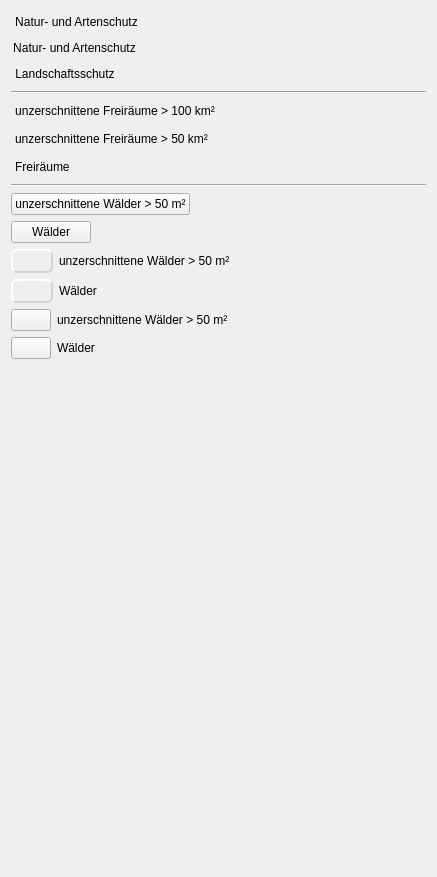
      <widget class="QWidget" name="page">
       <property name="geometry">
        <rect>
         <x>0</x>
         <y>0</y>
         <width>437</width>
         <height>877</height>
        </rect>
       </property>
       <attribute name="label">
        <string>Schutzgebiete / unzerschnittene Räume anzeigen</string>
       </attribute>
       <layout class="QVBoxLayout" name="verticalLayout_2">
        <item>
         <widget class="QPushButton" name="pushButton">
          <property name="sizePolicy">
           <sizepolicy hsizetype="Fixed" vsizetype="Fixed">
            <horstretch>0</horstretch>
            <verstretch>0</verstretch>
           </sizepolicy>
          </property>
          <property name="cursor">
           <cursorShape>PointingHandCursor</cursorShape>
          </property>
          <property name="text">
           <string>Natur- und Artenschutz</string>
          </property>
          <property name="icon">
           <iconset>
            <normaloff>../../images/iconset_mob/20190619_iconset_mob_nature_conservation_1.png</normaloff>
            <normalon>../../images/iconset_mob/20190619_iconset_mob_nature_conservation_3.png</normalon>../../images/iconset_mob/20190619_iconset_mob_nature_conservation_1.png</iconset>
          </property>
          <property name="checkable">
           <bool>true</bool>
          </property>
          <property name="flat">
           <bool>true</bool>
          </property>
         </widget>
        </item>
        <item>
         <widget class="QPushButton" name="pushButton_31">
          <property name="sizePolicy">
           <sizepolicy hsizetype="Fixed" vsizetype="Fixed">
            <horstretch>0</horstretch>
            <verstretch>0</verstretch>
           </sizepolicy>
          </property>
          <property name="cursor">
           <cursorShape>PointingHandCursor</cursorShape>
          </property>
          <property name="styleSheet">
           <string notr="true">QPushButton::flat:checked{
background-color: none;
border-style:none;
border-color: green;
border-width: 0px;
border-radius: 4px;
padding: 2px;
}
QPushButton::flat{
background-color: none;
border-style:none;
border-color: red;
border-width: 0px;
border-radius: 4px;
padding: 2px;
}</string>
          </property>
          <property name="text">
           <string>Natur- und Artenschutz</string>
          </property>
          <property name="icon">
           <iconset>
            <normaloff>../../images/iconset_mob/20190619_iconset_mob_nature_conservation_4.png</normaloff>
            <normalon>../../images/iconset_mob/20190619_iconset_mob_nature_conservation_5.png</normalon>../../images/iconset_mob/20190619_iconset_mob_nature_conservation_4.png</iconset>
          </property>
          <property name="iconSize">
           <size>
            <width>20</width>
            <height>20</height>
           </size>
          </property>
          <property name="checkable">
           <bool>true</bool>
          </property>
          <property name="flat">
           <bool>true</bool>
          </property>
         </widget>
        </item>
        <item>
         <widget class="QPushButton" name="pushButton_2">
          <property name="sizePolicy">
           <sizepolicy hsizetype="Fixed" vsizetype="Fixed">
            <horstretch>0</horstretch>
            <verstretch>0</verstretch>
           </sizepolicy>
          </property>
          <property name="cursor">
           <cursorShape>PointingHandCursor</cursorShape>
          </property>
          <property name="text">
           <string>Landschaftsschutz</string>
          </property>
          <property name="icon">
           <iconset>
            <normaloff>../../images/iconset_mob/20190619_iconset_mob_landscapepreservation_4.png</normaloff>
            <normalon>../../images/iconset_mob/20190619_iconset_mob_landscapepreservation_3.png</normalon>../../images/iconset_mob/20190619_iconset_mob_landscapepreservation_4.png</iconset>
          </property>
          <property name="checkable">
           <bool>true</bool>
          </property>
          <property name="flat">
           <bool>true</bool>
          </property>
         </widget>
        </item>
        <item>
         <widget class="Line" name="line">
          <property name="orientation">
           <enum>Qt::Horizontal</enum>
          </property>
         </widget>
        </item>
        <item>
         <widget class="QPushButton" name="pushButton_3">
          <property name="sizePolicy">
           <sizepolicy hsizetype="Fixed" vsizetype="Fixed">
            <horstretch>0</horstretch>
            <verstretch>0</verstretch>
           </sizepolicy>
          </property>
          <property name="cursor">
           <cursorShape>PointingHandCursor</cursorShape>
          </property>
          <property name="text">
           <string>unzerschnittene Freiräume &gt; 100 km²</string>
          </property>
          <property name="icon">
           <iconset>
            <normaloff>../../images/iconset_mob/20190619_iconset_mob_open_space_100_2.png</normaloff>
            <normalon>../../images/iconset_mob/20190619_iconset_mob_open_space_100_1.png</normalon>../../images/iconset_mob/20190619_iconset_mob_open_space_100_2.png</iconset>
          </property>
          <property name="checkable">
           <bool>true</bool>
          </property>
          <property name="flat">
           <bool>true</bool>
          </property>
         </widget>
        </item>
        <item>
         <widget class="QPushButton" name="pushButton_4">
          <property name="sizePolicy">
           <sizepolicy hsizetype="Fixed" vsizetype="Fixed">
            <horstretch>0</horstretch>
            <verstretch>0</verstretch>
           </sizepolicy>
          </property>
          <property name="cursor">
           <cursorShape>PointingHandCursor</cursorShape>
          </property>
          <property name="text">
           <string>unzerschnittene Freiräume &gt; 50 km²</string>
          </property>
          <property name="icon">
           <iconset>
            <normaloff>../../images/iconset_mob/20190619_iconset_mob_open_space_50_2.png</normaloff>
            <normalon>../../images/iconset_mob/20190619_iconset_mob_open_space_50_1.png</normalon>../../images/iconset_mob/20190619_iconset_mob_open_space_50_2.png</iconset>
          </property>
          <property name="checkable">
           <bool>true</bool>
          </property>
          <property name="flat">
           <bool>true</bool>
          </property>
         </widget>
        </item>
        <item>
         <widget class="QPushButton" name="pushButton_5">
          <property name="sizePolicy">
           <sizepolicy hsizetype="Fixed" vsizetype="Fixed">
            <horstretch>0</horstretch>
            <verstretch>0</verstretch>
           </sizepolicy>
          </property>
          <property name="cursor">
           <cursorShape>PointingHandCursor</cursorShape>
          </property>
          <property name="text">
           <string>Freiräume       </string>
          </property>
          <property name="icon">
           <iconset>
            <normaloff>../../images/iconset_mob/20190619_iconset_mob_open_space_2.png</normaloff>
            <normalon>../../images/iconset_mob/20190619_iconset_mob_open_space_1.png</normalon>../../images/iconset_mob/20190619_iconset_mob_open_space_2.png</iconset>
          </property>
          <property name="checkable">
           <bool>true</bool>
          </property>
          <property name="flat">
           <bool>true</bool>
          </property>
         </widget>
        </item>
        <item>
         <widget class="Line" name="line_2">
          <property name="orientation">
           <enum>Qt::Horizontal</enum>
          </property>
         </widget>
        </item>
        <item>
         <widget class="QPushButton" name="pushButton_7">
          <property name="sizePolicy">
           <sizepolicy hsizetype="Fixed" vsizetype="Fixed">
            <horstretch>0</horstretch>
            <verstretch>0</verstretch>
           </sizepolicy>
          </property>
          <property name="cursor">
           <cursorShape>PointingHandCursor</cursorShape>
          </property>
          <property name="text">
           <string>unzerschnittene Wälder &gt; 50 m²</string>
          </property>
          <property name="icon">
           <iconset>
            <normaloff>../../images/iconset_mob/20190619_iconset_mob_forest_50_2.png</normaloff>
            <normalon>../../images/iconset_mob/20190619_iconset_mob_forest_50_1.png</normalon>../../images/iconset_mob/20190619_iconset_mob_forest_50_2.png</iconset>
          </property>
          <property name="checkable">
           <bool>true</bool>
          </property>
          <property name="flat">
           <bool>false</bool>
          </property>
         </widget>
        </item>
        <item>
         <widget class="QPushButton" name="pushButton_9">
          <property name="sizePolicy">
           <sizepolicy hsizetype="Fixed" vsizetype="Fixed">
            <horstretch>0</horstretch>
            <verstretch>0</verstretch>
           </sizepolicy>
          </property>
          <property name="cursor">
           <cursorShape>PointingHandCursor</cursorShape>
          </property>
          <property name="text">
           <string>Wälder</string>
          </property>
          <property name="icon">
           <iconset>
            <normaloff>../../images/iconset_mob/20190619_iconset_mob_forest_2.png</normaloff>
            <normalon>../../images/iconset_mob/20190619_iconset_mob_forest_1.png</normalon>../../images/iconset_mob/20190619_iconset_mob_forest_2.png</iconset>
          </property>
          <property name="checkable">
           <bool>true</bool>
          </property>
          <property name="flat">
           <bool>false</bool>
          </property>
         </widget>
        </item>
        <item>
         <layout class="QFormLayout" name="formLayout">
          <item row="0" column="0">
           <widget class="QPushButton" name="pushButton_16">
            <property name="sizePolicy">
             <sizepolicy hsizetype="Fixed" vsizetype="Fixed">
              <horstretch>0</horstretch>
              <verstretch>0</verstretch>
             </sizepolicy>
            </property>
            <property name="cursor">
             <cursorShape>PointingHandCursor</cursorShape>
            </property>
            <property name="styleSheet">
             <string notr="true">QPushButton::flat:checked{
background-color: none;
border-style:inset;
border-color: dimgrey;
border-width: 2px;
border-radius: 6px;
padding: 3px;
}
QPushButton::flat{
background-color: none;
border-style:outset;
border-color: lightgrey;
border-width: 2px;
border-radius: 6px;
padding: 3px;
}</string>
            </property>
            <property name="text">
             <string/>
            </property>
            <property name="icon">
             <iconset>
              <normaloff>../../images/iconset_mob/20190619_iconset_mob_forest_50_2.png</normaloff>
              <normalon>../../images/iconset_mob/20190619_iconset_mob_forest_50_1.png</normalon>../../images/iconset_mob/20190619_iconset_mob_forest_50_2.png</iconset>
            </property>
            <property name="checkable">
             <bool>true</bool>
            </property>
            <property name="flat">
             <bool>true</bool>
            </property>
           </widget>
          </item>
          <item row="1" column="0">
           <widget class="QPushButton" name="pushButton_18">
            <property name="sizePolicy">
             <sizepolicy hsizetype="Fixed" vsizetype="Fixed">
              <horstretch>0</horstretch>
              <verstretch>0</verstretch>
             </sizepolicy>
            </property>
            <property name="cursor">
             <cursorShape>PointingHandCursor</cursorShape>
            </property>
            <property name="styleSheet">
             <string notr="true">QPushButton::flat:checked{
background-color: none;
border-style:inset;
border-color: dimgrey;
border-width: 2px;
border-radius: 6px;
padding: 3px;
}
QPushButton::flat{
background-color: none;
border-style:outset;
border-color: lightgrey;
border-width: 2px;
border-radius: 6px;
padding: 3px;
}</string>
            </property>
            <property name="text">
             <string/>
            </property>
            <property name="icon">
             <iconset>
              <normaloff>../../images/iconset_mob/20190619_iconset_mob_forest_2.png</normaloff>
              <normalon>../../images/iconset_mob/20190619_iconset_mob_forest_1.png</normalon>../../images/iconset_mob/20190619_iconset_mob_forest_2.png</iconset>
            </property>
            <property name="checkable">
             <bool>true</bool>
            </property>
            <property name="flat">
             <bool>true</bool>
            </property>
           </widget>
          </item>
          <item row="0" column="1">
           <widget class="QLabel" name="label_4">
            <property name="text">
             <string>unzerschnittene Wälder &gt; 50 m²</string>
            </property>
           </widget>
          </item>
          <item row="1" column="1">
           <widget class="QLabel" name="label_5">
            <property name="text">
             <string>Wälder</string>
            </property>
           </widget>
          </item>
         </layout>
        </item>
        <item>
         <layout class="QFormLayout" name="formLayout_2">
          <item row="0" column="0">
           <widget class="QPushButton" name="pushButton_29">
            <property name="sizePolicy">
             <sizepolicy hsizetype="Fixed" vsizetype="Fixed">
              <horstretch>0</horstretch>
              <verstretch>0</verstretch>
             </sizepolicy>
            </property>
            <property name="cursor">
             <cursorShape>PointingHandCursor</cursorShape>
            </property>
            <property name="text">
             <string/>
            </property>
            <property name="icon">
             <iconset>
              <normaloff>../../images/iconset_mob/20190619_iconset_mob_forest_50_2.png</normaloff>
              <normalon>../../images/iconset_mob/20190619_iconset_mob_forest_50_1.png</normalon>../../images/iconset_mob/20190619_iconset_mob_forest_50_2.png</iconset>
            </property>
            <property name="checkable">
             <bool>true</bool>
            </property>
            <property name="flat">
             <bool>false</bool>
            </property>
           </widget>
          </item>
          <item row="1" column="0">
           <widget class="QPushButton" name="pushButton_30">
            <property name="sizePolicy">
             <sizepolicy hsizetype="Fixed" vsizetype="Fixed">
              <horstretch>0</horstretch>
              <verstretch>0</verstretch>
             </sizepolicy>
            </property>
            <property name="cursor">
             <cursorShape>PointingHandCursor</cursorShape>
            </property>
            <property name="text">
             <string/>
            </property>
            <property name="icon">
             <iconset>
              <normaloff>../../images/iconset_mob/20190619_iconset_mob_forest_2.png</normaloff>
              <normalon>../../images/iconset_mob/20190619_iconset_mob_forest_1.png</normalon>../../images/iconset_mob/20190619_iconset_mob_forest_2.png</iconset>
            </property>
            <property name="checkable">
             <bool>true</bool>
            </property>
            <property name="flat">
             <bool>false</bool>
            </property>
           </widget>
          </item>
          <item row="0" column="1">
           <widget class="QLabel" name="label_6">
            <property name="text">
             <string>unzerschnittene Wälder &gt; 50 m²</string>
            </property>
           </widget>
          </item>
          <item row="1" column="1">
           <widget class="QLabel" name="label_7">
            <property name="text">
             <string>Wälder</string>
            </property>
           </widget>
          </item>
         </layout>
        </item>
        <item>
         <spacer name="verticalSpacer_7">
          <property name="orientation">
           <enum>Qt::Vertical</enum>
          </property>
          <property name="sizeHint" stdset="0">
           <size>
            <width>20</width>
            <height>40</height>
           </size>
          </property>
         </spacer>
        </item>
       </layout>
      </widget>
